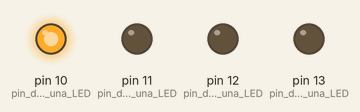
This sketch was run on a simulated Arduino Uno, built with avr-gcc and run on an emulated ATmega328P. Parts: output pins drawn as LEDs (lit = HIGH).

Above: at 0.1 s.
At 0.7 s:
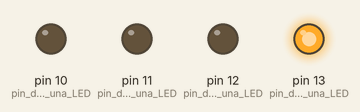
At 1.7 s:
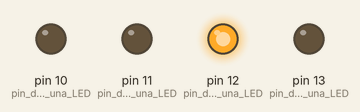
At 2.7 s:
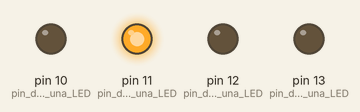
Timing chart, 0 to 3.0 s (numbered marks = the images above):
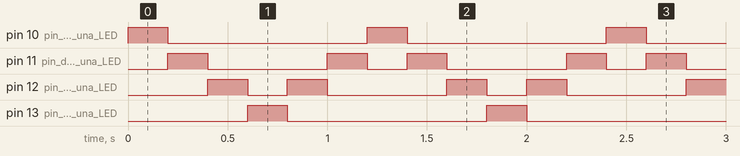

Measured:
- by itself, pin 10 (pin_de_salida_de_una_LED), pin 13 (pin_de_salida_de_una_LED): alternates HIGH for 0.20 s and LOW for 1.0 s
- by itself, pin 11 (pin_de_salida_de_una_LED): repeats every 1.2 s: LOW 0.60 s, HIGH 0.20 s, LOW 0.20 s, HIGH 0.20 s
- by itself, pin 12 (pin_de_salida_de_una_LED): repeats every 1.2 s: LOW 0.20 s, HIGH 0.20 s, LOW 0.60 s, HIGH 0.20 s

The sketch:

coche_fantastico.ino
```cpp
// C++ code
void setup(){
  // put your setup code here, to run once:
  pinMode(10, OUTPUT);      //pin de salida de una LED
  pinMode(11, OUTPUT);      //pin de salida de una LED
  pinMode(12, OUTPUT);      //pin de salida de una LED
  pinMode(13, OUTPUT);      //pin de salida de una LED
}

void loop(){
  // put your main code here, to run repeatedly:
  digitalWrite(11, LOW);    //Apagar LED
  digitalWrite(10, HIGH);   //Encender LED
  delay(200);                // Esperar durante 0,2 segundos
  digitalWrite(10, LOW);    //Apagar LED
  digitalWrite(11, HIGH);   //Encender LED
  delay(200);                // Esperar durante 0,2 segundos
  digitalWrite(11, LOW);    //Apagar LED
  digitalWrite(12, HIGH);   //Encender LED
  delay(200);                // Esperar durante 0,2 segundos
  digitalWrite(12, LOW);    //Apagar LED
  digitalWrite(13, HIGH);   //Encender LED
  delay(200);                // Esperar durante 0,2 segundos
  digitalWrite(13, LOW);    //Apagar LED
  digitalWrite(12, HIGH);   //Encender LED
  delay(200);                // Esperar durante 0,2 segundos
  digitalWrite(12, LOW);    //Apagar LED
  digitalWrite(11, HIGH);   //Encender LED
  delay(200);                // Esperar durante 0,2 segundos
}
```
